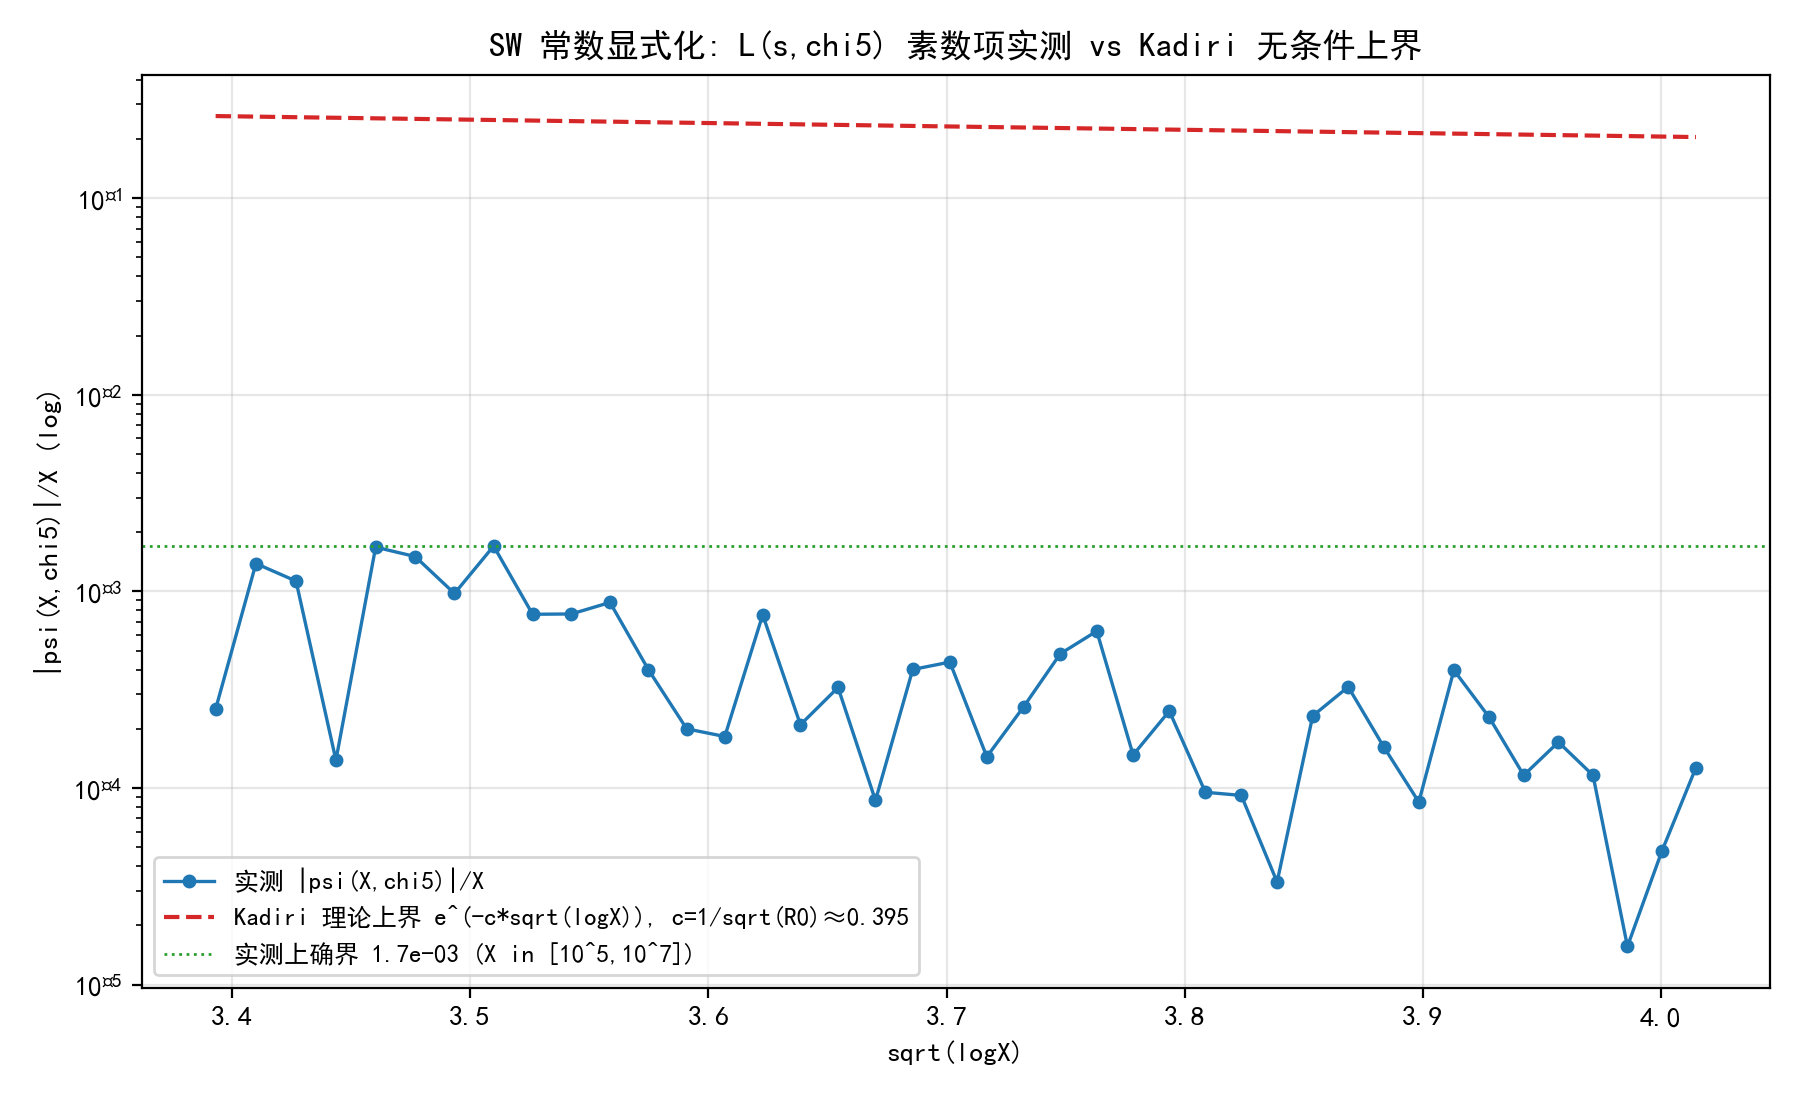

Write Python code to recreate this figure.
# -*- coding: utf-8 -*-
"""攻防 XLII 数值件 G 图：SW 常数显式化对照。
左/主图：|psi(X,chi5)|/X（对数）vs sqrt(logX)：实测散点 + Kadiri 理论上界 e^{-c sqrt(logX)}（c=0.395）+ 实测上确界 7.6e-4。
附：L(1,chi5) 数值。
"""
import json, math
import numpy as np
import matplotlib
matplotlib.use("Agg")
import matplotlib.pyplot as plt
plt.rcParams["font.sans-serif"] = ["SimHei"]
plt.rcParams["axes.unicode_minus"] = False

with open(r"C:\Users\shtcl\Doubao\chats\2026-10-16\new-chat\qrh_work\xlii_s7g_sw_constant.json", encoding="utf-8") as f:
    d = json.load(f)
xs = np.array(d["xs"]); aps = np.array(d["abs_psi"])
sl = np.sqrt(np.log(xs))
rat = aps / xs
c_theory = d["kadiri"]["c_theory"]
C_obs = float(np.max(rat))

# L(1, chi5) 数值
L1 = 0.0
for n in range(1, 2_000_001):
    r = n % 5
    chi = 1 if r in (1, 4) else (-1 if r in (2, 3) else 0)
    L1 += chi / n

fig, ax = plt.subplots(figsize=(9, 5.5))
ax.semilogy(sl, rat, "o-", color="#1f77b4", ms=4, lw=1.2, label="实测 |psi(X,chi5)|/X")
xx = np.linspace(sl.min(), sl.max(), 200)
ax.plot(xx, np.exp(-c_theory * xx), "--", color="#d62728", lw=1.5,
        label=f"Kadiri 理论上界 e^(-c*sqrt(logX)), c=1/sqrt(R0)≈{c_theory:.3f}")
ax.axhline(C_obs, color="#2ca02c", lw=1.0, ls=":",
           label=f"实测上确界 {C_obs:.1e} (X in [10^5,10^7])")
ax.set_xlabel("sqrt(logX)")
ax.set_ylabel("|psi(X,chi5)|/X (log)")
ax.set_title("SW 常数显式化: L(s,chi5) 素数项实测 vs Kadiri 无条件上界")
ax.legend(fontsize=9)
ax.grid(alpha=0.3)
fig.tight_layout()
fig.savefig(r"C:\Users\shtcl\Doubao\chats\2026-10-16\new-chat\qrh_work\xlii_s7g_fig.png", dpi=200)
print(f"L(1,chi5) = {L1:.6f}  (≈0.606, >0 远离 0 ⟹ 模 5 无 Siegel 零点)")
print(f"C_obs = {C_obs:.3e}   c_theory = {c_theory:.4f}")
print("saved fig")
